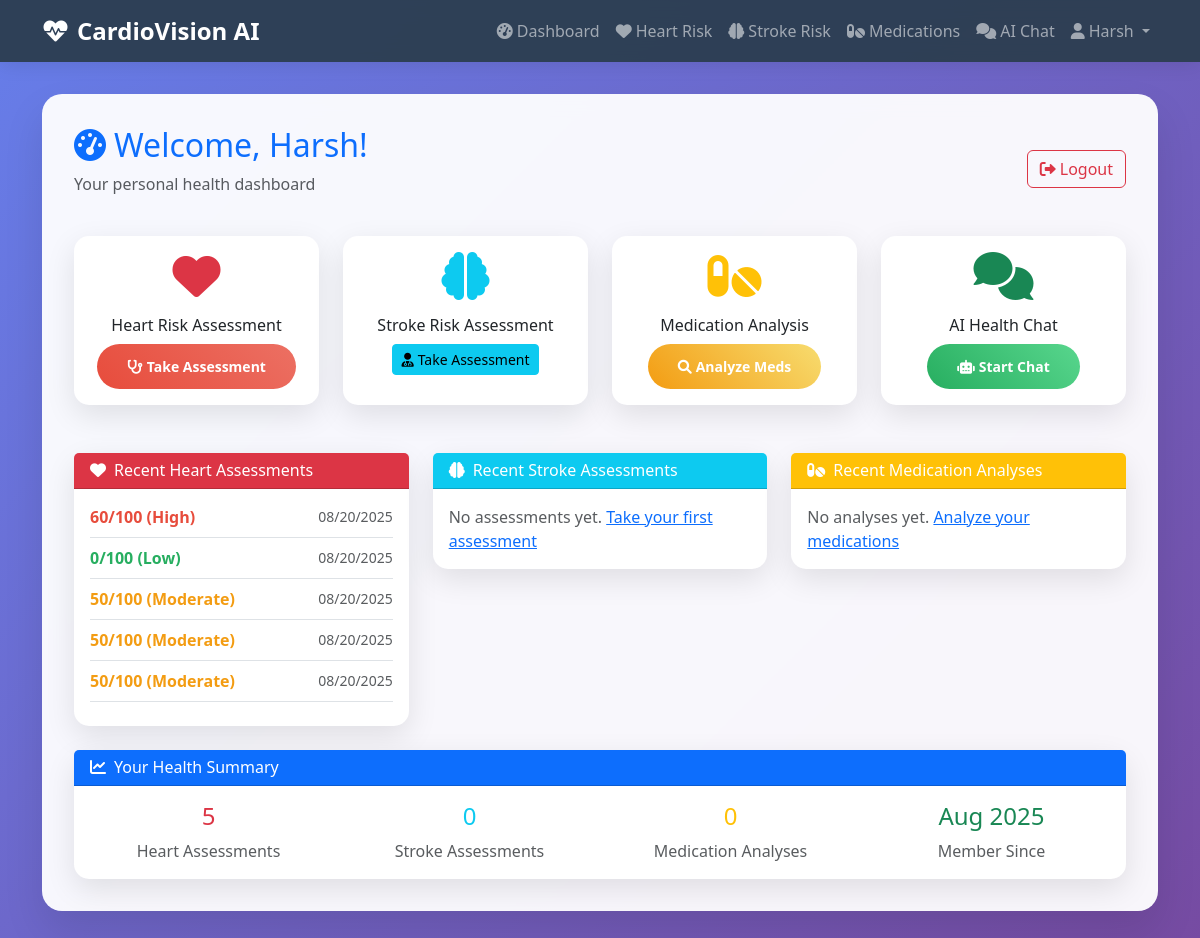
The page /dashboard (signed in) on the database its author committed.
### app.py (models this page shows, shortened)
class User(UserMixin, db.Model):
    id = db.Column(db.Integer, primary_key=True)
    username = db.Column(db.String(80), unique=True, nullable=False)
    email = db.Column(db.String(120), unique=True, nullable=False)
    password_hash = db.Column(db.String(120), nullable=False)
    first_name = db.Column(db.String(50), nullable=False)
    last_name = db.Column(db.String(50), nullable=False)
    date_of_birth = db.Column(db.Date)
    created_at = db.Column(db.DateTime, default=datetime.utcnow)
    heart_assessments = db.relationship('HeartAssessment', backref='patient', lazy=True)
    stroke_assessments = db.relationship('StrokeAssessment', backref='patient', lazy=True)
    medication_analyses = db.relationship('MedicationAnalysis', backref='patient', lazy=True)
    chat_sessions = db.relationship('ChatSession', backref='patient', lazy=True)

class HeartAssessment(db.Model):
    id = db.Column(db.Integer, primary_key=True)
    user_id = db.Column(db.Integer, db.ForeignKey('user.id'), nullable=False)
    score = db.Column(db.Integer, nullable=False)
    risk_level = db.Column(db.String(20), nullable=False)
    answers = db.Column(db.Text, nullable=False)  # JSON string
    ai_report = db.Column(db.Text)
    created_at = db.Column(db.DateTime, default=datetime.utcnow)

### app.py (the view)
@app.route('/dashboard')
@login_required
def dashboard():
    recent_heart = HeartAssessment.query.filter_by(user_id=current_user.id).order_by(HeartAssessment.created_at.desc()).limit(5).all()
    recent_stroke = StrokeAssessment.query.filter_by(user_id=current_user.id).order_by(StrokeAssessment.created_at.desc()).limit(5).all()
    recent_medications = MedicationAnalysis.query.filter_by(user_id=current_user.id).order_by(MedicationAnalysis.created_at.desc()).limit(5).all()
    return render_template('dashboard.html',
                         recent_heart=recent_heart,
                         recent_stroke=recent_stroke,
                         recent_medications=recent_medications)

### app.py (called while the page is built)
@login_manager.user_loader
def load_user(user_id):
    return User.query.get(int(user_id))

### templates/dashboard.html (shortened to what this page needs)
{% extends "base.html" %}
{% block content %}
<div class="row mb-4">
    <div class="col-12">
        <div class="d-flex justify-content-between align-items-center">
            <div>
                <h2 class="text-primary">
                    <i class="fas fa-tachometer-alt me-2"></i>Welcome, {{ current_user.first_name }}!
                </h2>
                <p class="text-muted">Your personal health dashboard</p>
            </div>
            <div>
                <a href="/logout" class="btn btn-outline-danger">
                    <i class="fas fa-sign-out-alt me-1"></i>Logout
                </a>
            </div>
        </div>
    </div>
</div>
<div class="row g-4 mb-5">
    <div class="col-md-6 col-lg-3">
        <div class="card h-100 text-center">
            <div class="card-body">
                <i class="fas fa-heart feature-icon text-danger"></i>
                <h6 class="card-title">Heart Risk Assessment</h6>
                <a href="/heart-attack" class="btn btn-danger btn-sm">
                    <i class="fas fa-stethoscope me-1"></i>Take Assessment
                </a>
            </div>
        </div>
    </div>
    <div class="col-md-6 col-lg-3">
        <div class="card h-100 text-center">
            <div class="card-body">
                <i class="fas fa-brain feature-icon text-info"></i>
                <h6 class="card-title">Stroke Risk Assessment</h6>
                <a href="/stroke" class="btn btn-info btn-sm">
                    <i class="fas fa-user-md me-1"></i>Take Assessment
                </a>
            </div>
        </div>
    </div>
    <div class="col-md-6 col-lg-3">
        <div class="card h-100 text-center">
            <div class="card-body">
                <i class="fas fa-pills feature-icon text-warning"></i>
                <h6 class="card-title">Medication Analysis</h6>
                <a href="/medication-analysis" class="btn btn-warning btn-sm">
                    <i class="fas fa-search me-1"></i>Analyze Meds
                </a>
            </div>
        </div>
    </div>
    <div class="col-md-6 col-lg-3">
        <div class="card h-100 text-center">
            <div class="card-body">
                <i class="fas fa-comments feature-icon text-success"></i>
                <h6 class="card-title">AI Health Chat</h6>
                <a href="/ai-chat" class="btn btn-success btn-sm">
                    <i class="fas fa-robot me-1"></i>Start Chat
                </a>
            </div>
        </div>
    </div>
</div>
<div class="row">
    <div class="col-lg-4 mb-4">
        <div class="card">
            <div class="card-header bg-danger text-white">
                <h6 class="mb-0"><i class="fas fa-heart me-2"></i>Recent Heart Assessments</h6>
            </div>
            <div class="card-body">
                {% if recent_heart %}
                    {% for assessment in recent_heart %}
                        <div class="border-bottom pb-2 mb-2">
                            <div class="d-flex justify-content-between align-items-center">
                                <span class="fw-bold risk-{{ assessment.risk_level.lower() }}">
                                    {{ assessment.score }}/100 ({{ assessment.risk_level }})
                                </span>
                                <small class="text-muted">{{ assessment.created_at.strftime('%m/%d/%Y') }}</small>
                            </div>
                        </div>
                    {% endfor %}
                {% else %}
                    <p class="text-muted mb-0">No assessments yet. <a href="/heart-attack">Take your first assessment</a></p>
                {% endif %}
            </div>
        </div>
    </div>
    <div class="col-lg-4 mb-4">
        <div class="card">
            <div class="card-header bg-info text-white">
                <h6 class="mb-0"><i class="fas fa-brain me-2"></i>Recent Stroke Assessments</h6>
            </div>
            <div class="card-body">
                {% if recent_stroke %}
                    {% for assessment in recent_stroke %}
                        <div class="border-bottom pb-2 mb-2">
                            <div class="d-flex justify-content-between align-items-center">
                                <span class="fw-bold risk-{{ assessment.risk_level.lower() }}">
                                    {{ assessment.score }}/100 ({{ assessment.risk_level }})
                                </span>
                                <small class="text-muted">{{ assessment.created_at.strftime('%m/%d/%Y') }}</small>
                            </div>
                        </div>
                    {% endfor %}
                {% else %}
                    <p class="text-muted mb-0">No assessments yet. <a href="/stroke">Take your first assessment</a></p>
                {% endif %}
            </div>
        </div>
    </div>
    <div class="col-lg-4 mb-4">
        <div class="card">
            <div class="card-header bg-warning text-white">
                <h6 class="mb-0"><i class="fas fa-pills me-2"></i>Recent Medication Analyses</h6>
            </div>
            <div class="card-body">
                {% if recent_medications %}
                    {% for analysis in recent_medications %}
                        <div class="border-bottom pb-2 mb-2">
                            <div class="d-flex justify-content-between align-items-center">
                                <span class="fw-bold text-truncate" style="max-width: 150px;">
                                    {{ analysis.medications.split('\n')[0][:30] }}...
                                </span>
                                <small class="text-muted">{{ analysis.created_at.strftime('%m/%d/%Y') }}</small>
                            </div>
                        </div>
                    {% endfor %}
                {% else %}
                    <p class="text-muted mb-0">No analyses yet. <a href="/medication-analysis">Analyze your medications</a></p>
                {% endif %}
            </div>
        </div>
    </div>
</div>
<div class="row">
    <div class="col-12">
        <div class="card">
            <div class="card-header bg-primary text-white">
                <h6 class="mb-0"><i class="fas fa-chart-line me-2"></i>Your Health Summary</h6>
            </div>
            <div class="card-body">
                <div class="row text-center">
                    <div class="col-md-3">
                        <h4 class="text-danger">{{ recent_heart|length }}</h4>
                        <p class="text-muted mb-0">Heart Assessments</p>
                    </div>
                    <div class="col-md-3">
                        <h4 class="text-info">{{ recent_stroke|length }}</h4>
                        <p class="text-muted mb-0">Stroke Assessments</p>
                    </div>
                    <div class="col-md-3">
                        <h4 class="text-warning">{{ recent_medications|length }}</h4>
                        <p class="text-muted mb-0">Medication Analyses</p>
                    </div>
                    <div class="col-md-3">
                        <h4 class="text-success">{{ current_user.created_at.strftime('%b %Y') }}</h4>
                        <p class="text-muted mb-0">Member Since</p>
                    </div>
                </div>
            </div>
        </div>
    </div>
</div>
{% endblock %}

### templates/base.html (shortened to what this page needs)
<!DOCTYPE html>
<html lang="en">
<head>
    <link href="https://cdn.jsdelivr.net/npm/bootstrap@5.3.0/dist/css/bootstrap.min.css" rel="stylesheet">
    <link href="https://cdnjs.cloudflare.com/ajax/libs/font-awesome/6.0.0/css/all.min.css" rel="stylesheet">
</head>
<body>
    <nav class="navbar navbar-expand-lg navbar-dark">
        <div class="container">
            <a class="navbar-brand" href="/">
                <i class="fas fa-heartbeat me-2"></i>CardioVision AI
            </a>
            <div class="collapse navbar-collapse" id="navbarNav">
                <ul class="navbar-nav ms-auto">
                    {% if current_user.is_authenticated %}
                        <li class="nav-item">
                            <a class="nav-link" href="/dashboard"><i class="fas fa-tachometer-alt me-1"></i>Dashboard</a>
                        </li>
                        <li class="nav-item">
                            <a class="nav-link" href="/heart-attack"><i class="fas fa-heart me-1"></i>Heart Risk</a>
                        </li>
                        <li class="nav-item">
                            <a class="nav-link" href="/stroke"><i class="fas fa-brain me-1"></i>Stroke Risk</a>
                        </li>
                        <li class="nav-item">
                            <a class="nav-link" href="/medication-analysis"><i class="fas fa-pills me-1"></i>Medications</a>
                        </li>
                        <li class="nav-item">
                            <a class="nav-link" href="/ai-chat"><i class="fas fa-comments me-1"></i>AI Chat</a>
                        </li>
                        <li class="nav-item dropdown">
                            <a class="nav-link dropdown-toggle" href="#" id="navbarDropdown" role="button" data-bs-toggle="dropdown">
                                <i class="fas fa-user me-1"></i>{{ current_user.first_name }}
                            </a>
                        </li>
                    {% endif %}
                </ul>
            </div>
        </div>
    </nav>
    <div class="container">
        <div class="main-container">
            {% block content %}{% endblock %}
        </div>
    </div>
</body>
</html>

### templates/base.html (style rules this page uses)
:root { --primary-color: #2c3e50; --secondary-color: #e74c3c; --accent-color: #3498db; --success-color: #27ae60; --warning-color: #f39c12; --danger-color: #e74c3c; }
body { font-family: 'Segoe UI', Tahoma, Geneva, Verdana, sans-serif; background: linear-gradient(135deg, #667eea 0%, #764ba2 100%); min-height: 100vh; }
.navbar { background: rgba(44, 62, 80, 0.95) !important; backdrop-filter: blur(10px); box-shadow: 0 2px 20px rgba(0,0,0,0.1); }
.navbar-brand { font-weight: bold; font-size: 1.5rem; }
.main-container { background: rgba(255, 255, 255, 0.95); border-radius: 20px; box-shadow: 0 20px 40px rgba(0,0,0,0.1); backdrop-filter: blur(10px); margin: 2rem auto; padding: 2rem; }
.btn-success { background: linear-gradient(45deg, var(--success-color), #58d68d); border: none; border-radius: 25px; padding: 12px 30px; font-weight: 600; }
.btn-warning { background: linear-gradient(45deg, var(--warning-color), #f7dc6f); border: none; border-radius: 25px; padding: 12px 30px; font-weight: 600; color: white; }
.btn-danger { background: linear-gradient(45deg, var(--danger-color), #ec7063); border: none; border-radius: 25px; padding: 12px 30px; font-weight: 600; }
.card { border: none; border-radius: 15px; box-shadow: 0 10px 30px rgba(0,0,0,0.1); transition: all 0.3s ease; }
.feature-icon { font-size: 3rem; margin-bottom: 1rem; color: var(--accent-color); }
.risk-low { color: var(--success-color); }
.risk-moderate { color: var(--warning-color); }
.risk-high { color: var(--danger-color); }

### rows shown on the page
User: first_name "Harsh", created_at "Aug 2025"
HeartAssessment: score "60", risk_level "High", created_at "08/20/2025"
HeartAssessment: score "0", risk_level "Low", created_at "08/20/2025"
HeartAssessment: score "50", risk_level "Moderate", created_at "08/20/2025"
HeartAssessment: score "50", risk_level "Moderate", created_at "08/20/2025"
HeartAssessment: score "50", risk_level "Moderate", created_at "08/20/2025"

### other values the page prints
{{ recent_heart|length }} "5"
{{ recent_stroke|length }} "0"
{{ recent_medications|length }} "0"
